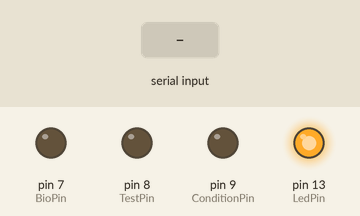
This sketch was run on a simulated Arduino Mega 2560, built with avr-gcc and run on an emulated ATmega2560. Shown: output pins drawn as LEDs (lit = HIGH). The inputs (shaded band) are chosen by the test bench.

Above: at 1.2 s.
1.3 s: "1\n" received over the second serial link
2.8 s: "9\n" received over the second serial link
Timing chart, 0 to 5.8 s (numbered marks = the images above; inputs shaded):
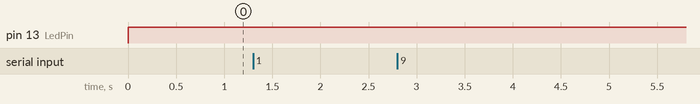

The sketch:

R4_ppTMS.ino
```cpp
// Triggerbox BNC CNC thomas.quettier2@unibo.it 2023

// Pins setting
int LedPin = 13;
int ConditionPin = 9, TestPin = 8, BioPin = 7;

// Variables setting
int TriggerDuration = 2; // Duration between high and low (ms)
int IPI = 2; // Inter pulse interval (ms)
int test = 4; // Test variable for conditional triggering

// Voltage measurement
int analogVoltage;


void setup() {
  // Pin initialization
  pinMode(LedPin, OUTPUT);
  pinMode(ConditionPin, OUTPUT);
  pinMode(TestPin, OUTPUT);
  pinMode(BioPin, OUTPUT);
  pinMode(A0, INPUT);  // Analog input pin for voltage measurement

  // Serial communication initialization
  Serial1.begin(115200); // Set baud rate for Serial1
}

void loop() {
  digitalWrite(LedPin, HIGH); // Turn on LED to indicate Arduino is active

  // Check if there's incoming serial data
  if (Serial1.available() > 0) {
    String command = Serial1.readStringUntil('\n'); // Read command until newline

    // Update IPI value
    if (command.startsWith("SET,IPI1,")) {
      IPI = command.substring(9).toInt();
      IPI = max(0, IPI - TriggerDuration); // Ensure IPI doesn't go negative
    }
    // Test pin triggering logic
    else if (command.startsWith("SET,test,")) {
      test = command.substring(9).toInt();
      if (test == 1) {
        triggerPin(TestPin);
      } else if (test == 2) {
        triggerPin(ConditionPin);
      } else if (test == 3) {
        triggerPin(BioPin);
      }
    }
    // Combined triggering for "1" command
    else if (command == "1") {
      digitalWrite(BioPin, HIGH);
      digitalWrite(ConditionPin, HIGH);
      delay(TriggerDuration);
      digitalWrite(ConditionPin, LOW);
      digitalWrite(BioPin, LOW);
      delay(IPI);
      digitalWrite(TestPin, HIGH);
      delay(TriggerDuration);
      digitalWrite(TestPin, LOW);
    }
    // Voltage measurement for "9" command
    else if (command == "9") {
      digitalWrite(LedPin, LOW); // Turn off LED to indicate Arduino is active
      delay(TriggerDuration);
      digitalWrite(LedPin, HIGH); // Turn on LED to indicate Arduino is active
      analogVoltage = analogRead(A0);  // Read the analog input
      if (analogVoltage < 750) {
        Serial1.println("low");  // Ensure newline is sent
        } else {
          Serial1.println("high");  // Ensure newline is sent
  }
    }
  }
}

// Function to trigger a pin with specified duration
void triggerPin(int pin) {
  digitalWrite(pin, HIGH);
  delay(TriggerDuration);
  digitalWrite(pin, LOW);
}
```
